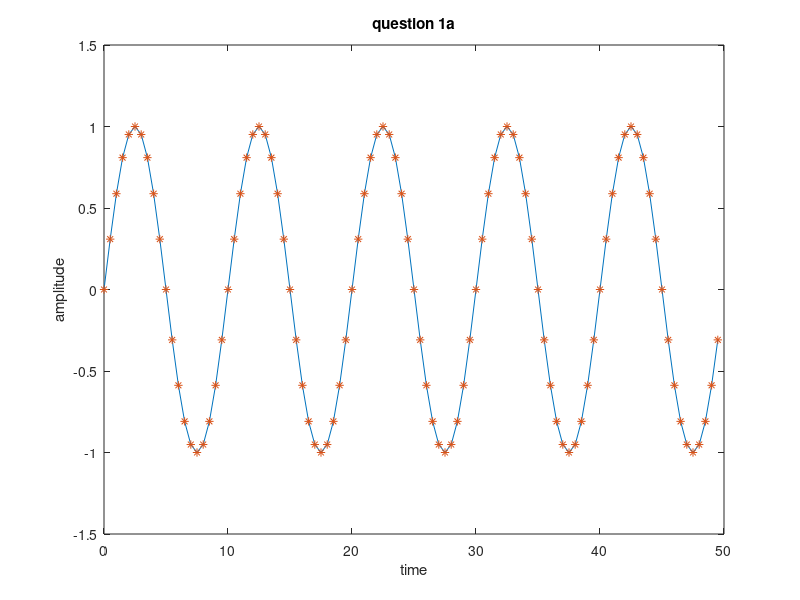
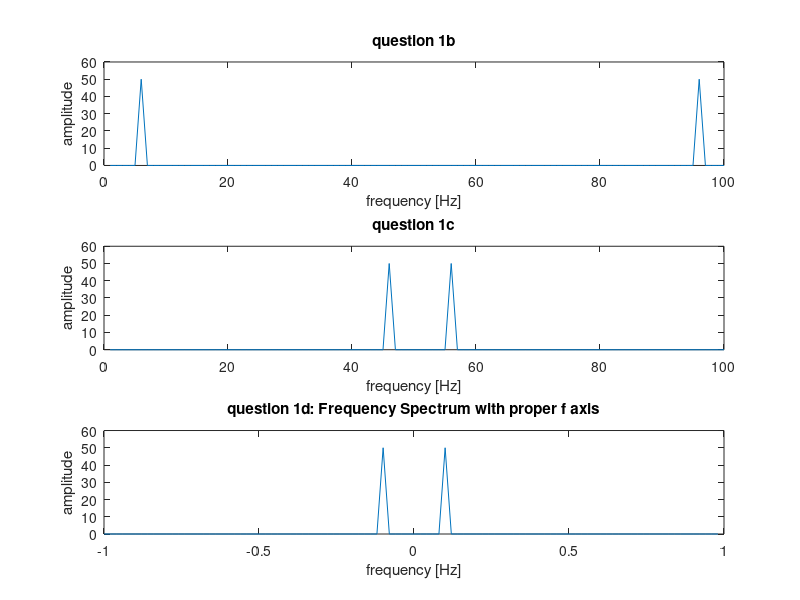
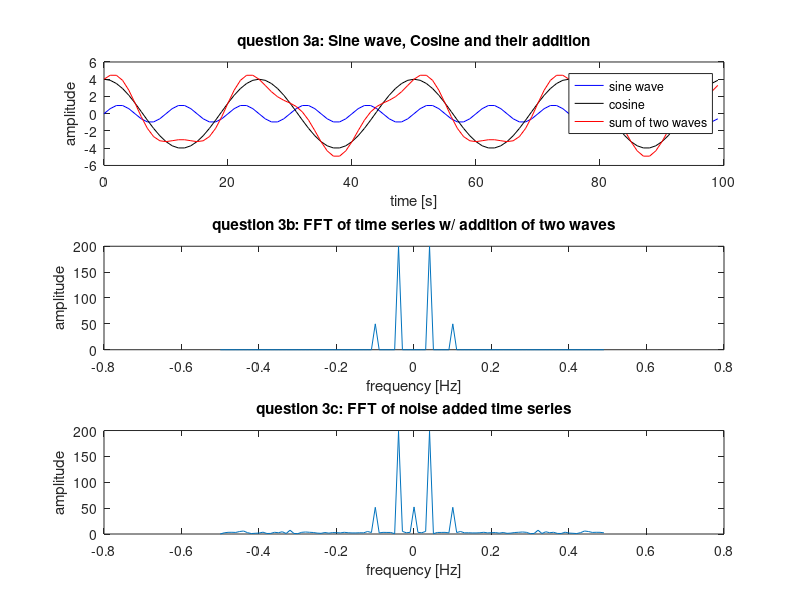
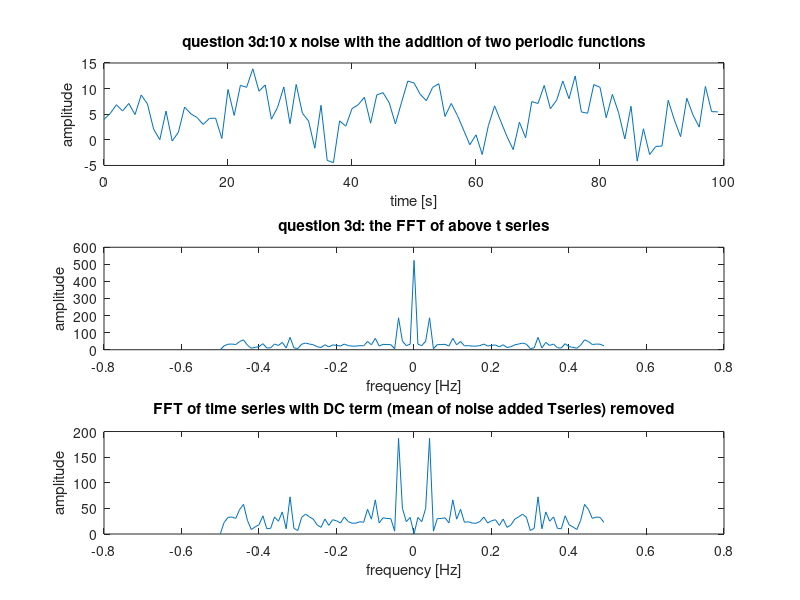

Here is the MATLAB script that generated these plots, in order:
% % % % % PROBLEM SET 2     BEN POSTLETHWAITE
clear all
close all

%% PART 1 
% Variables & Inputs
Fs = 2; %frequency sample rate
L = 100; %total length of time series in seconds
delta_t = 1/Fs; % sample time
t_series=(0:L-1)*delta_t; %time series 100s long with sample rate
N=length(t_series); % N sample points
T=10; %10 full cycles
w=2*pi*1/T; %Create an omega for use in function
Fnyq = Fs/2 ; % Nyquist frequency. Ie, min resolvable frequency
fn= (-N/2+Fs/N : N/2)*Fs/N; % this centres the reflection about the origin. Normalized
%for the number of points, n, in the FFt.

%% Functions
y1 = sin(w*t_series); %create a sine function, sampled twice a second into variable y
Y1 = abs(fft(y1)); %putting the n in there pads the time series with zeros to length n
Y1shift = fftshift(Y1); % shifts the reflection about the origin
Y1b = fft(y1); %for part e, testing  the reversibility of the FFT
y_return = ifft(Y1b); % Inverse FFT
%% Plots
figure(1)
plot(t_series,y1,t_series,y_return,'*')
title('question 1a');
xlabel('time');
ylabel('amplitude');

figure(2)

subplot(3,1,1)
    plot(Y1)
    xlabel('frequency [Hz]')
    ylabel('amplitude')
    title('question 1b')
subplot(3,1,2)
    plot(Y1shift)
    xlabel('frequency [Hz]')
    ylabel('amplitude')
    title('question 1c')
 subplot(3,1,3);
    plot(fn,Y1shift)
    xlabel('frequency [Hz]')
    ylabel('amplitude')
    title('question 1d: Frequency Spectrum with proper f axis')
    
 
 %% PART 2
for ii = 1:3 
% Variables & Inputs
Fs = [1/2,1/4,1/8]; %frequency sample rate
L = 108; %total length of time series in seconds
delta_t = 1/Fs(ii); % sample time
t_series=(0:L-1)*delta_t; %time series 100s long with sample rate
N=length(t_series); % N sample points
T=10; %10 full cycles
w=2*pi*1/T; %Create an omega for use in function
Fnyq(ii) = Fs(ii)/2 ; % Nyquist frequency. Ie, min resolvable frequency
fn2 = (-N/2+Fs(ii)/N : N/2)*Fs(ii)/N; % this centres the reflection about the origin. Normalized
%for the number of points, n, in the FFt.
%% Functions
y2 = sin(w*t_series); %create a sine function, sampled ii a second into variable y
Y2 = abs(fft(y2)); %putting the n in there pads the time series with zeros to length n
Y2shift = fftshift(Y2); % shifts the reflection about the origin
%%  Plots
figure(3)
subplot(3,1,ii)
    plot(fn2,Y2shift)
    xlabel('frequency [Hz]')
    ylabel('amplitude')
    title(sprintf('question 2 with interval %d seconds',delta_t))
    xlim([-0.25,0.25])
end
    
%% PART 3 
% Variables & Inputs
Fs = 1; %frequency sample rate
L = 100; %total length of time series in seconds
delta_t = 1/Fs; % sample time
t_series=(0:L-1)*delta_t; %time series 100s long with sample rate
N=length(t_series); % N sample points
T=10; %10 full cycles
T2=25;
w=2*pi*1/T; %Create an omega for use in function
w2=2*pi*1/T2; %Create an omega for use in function
Fnyq = Fs/2 ; % Nyquist frequency. Ie, max resolvable frequency
fn= (-N/2+Fs/N : N/2)*Fs/N; % this centres the reflection about the origin. Normalized
noise=rand([1,N]);
%for the number of points, n, in the FFt.

%% Functions
g3 = sin(w*t_series); %create a sine function, sampled twice a second into variable y
h3 = 4*cos(w2*t_series);
y3 = g3 + h3; %y3 is the two periodic functions added together
y4 = noise + y3; % adds noise to y3
NOISE = noise*10; % order of magnitude higher
y4NOISE = y3 + NOISE; % new y4 function with higher noise
Y3 = abs(fft(y3)); %putting the n in there pads the time series with zeros to length n
Y3shift = fftshift(Y3); % shifts the reflection about the origin
Y4 = abs(fft(y4));
Y4shift = fftshift(Y4);
Y4NOISE= abs(fft(y4NOISE));
Y4NOISEshift = fftshift(Y4NOISE);
y4n_mean = mean(y4NOISE); % Calculating mean of noise added T_series
y4n_mean_rem = y4NOISE - y4n_mean; %Removing Mean from noise added T_series
Y4N_mean_rem = fftshift(abs(fft(y4n_mean_rem))); %FFT of mean removed T_series
%% PLOTs
figure(3)
subplot(3,1,1)
    plot(t_series,g3,'b',t_series,h3,'k',t_series,y3,'r')
    xlabel('time [s]')
    ylabel('amplitude')
    title('question 3a: Sine wave, Cosine and their addition')
    legend('sine wave','cosine','sum of two waves')
subplot(3,1,2)
    plot(fn,Y3shift)
    xlabel('frequency [Hz]')
    ylabel('amplitude')
    title('question 3b: FFT of time series w/ addition of two waves')
 subplot(3,1,3);
    plot(fn,Y4shift)
    xlabel('frequency [Hz]')
    ylabel('amplitude')
    title('question 3c: FFT of noise added time series')
    
figure(4)
subplot(3,1,1)
    plot(t_series,y4NOISE)
    xlabel('time [s]')
    ylabel('amplitude')
    title('question 3d:10 x noise with the addition of two periodic functions')
subplot(3,1,2)
    plot(fn,Y4NOISEshift)
    xlabel('frequency [Hz]')
    ylabel('amplitude')
    title('question 3d: the FFT of above t series')
subplot(3,1,3)
    plot(fn,Y4N_mean_rem)
    xlabel('frequency [Hz]')
    ylabel('amplitude')
    title('FFT of time series with DC term (mean of noise added Tseries) removed')
